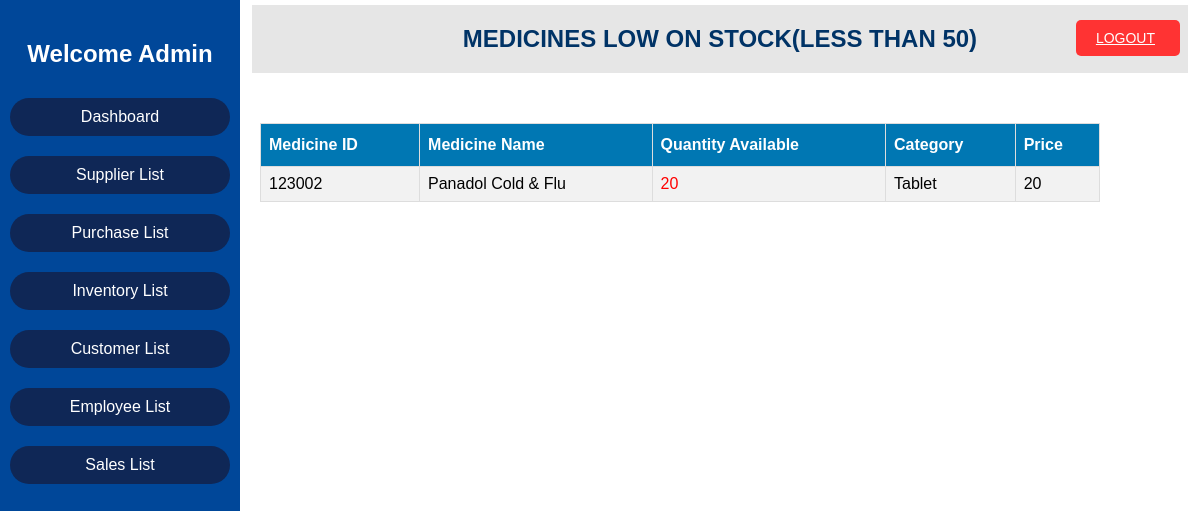
/stockreport.php, run on the app's committed database.
### tables this page shows
CREATE TABLE `meds` (
  `MED_ID` int(6) NOT NULL,
  `MED_NAME` varchar(50) NOT NULL,
  `MED_QTY` int(11) NOT NULL,
  `CATEGORY` varchar(50) NOT NULL,
  `MED_PRICE` int(10) NOT NULL,
  `LOCATION_RACK` varchar(50) NOT NULL
);

### stockreport.php (the view, shortened to what this page needs)
<!DOCTYPE html>
<html>
<head>
    <link rel="stylesheet" type="text/css" href="adminpanel.css">
    <link rel="stylesheet" type="text/css" href="table1.css">
    <link rel="stylesheet" type="text/css" href="form3.css">
</head>
<body>
<header>
    <a href="logout.php" class="logout-button">
        <span class="logout-icon">LOGOUT</span>
    </a>
    </header>
    <div class="sidebar">
        <h2>Welcome Admin</h2>
        <ul>
            <li><a href="adminpanel.php">Dashboard</a></li>
            <li><a href="supplier-view.php">Supplier List</a></li>
            <li><a href="purchase-view.php">Purchase List</a></li>
            <li><a href="inventory-view.php">Inventory List</a></li>
            <li><a href="customer-view.php">Customer List</a></li>
            <li><a href="employee-view.php">Employee List</a></li>
            <li><a href="sales-view.php">Sales List</a></li>
        </ul>
    </div>
    <center>
	<div class="head">
	<h2> MEDICINES LOW ON STOCK(LESS THAN 50)</h2>
	</div>
	</center>
	<table align="right" id="table1" style="margin-right:100px;">
		<tr>
			<th>Medicine ID</th>
			<th>Medicine Name</th>
			<th>Quantity Available</th>
			<th>Category</th>
			<th>Price</th>
		</tr>
	<?php
	include "config.php";
	$result=mysqli_query($conn,"CALL `STOCK`();");
	if ($result->num_rows > 0) {
	while($row = $result->fetch_assoc()) {
	echo "<tr>";
		echo "<td>" . $row["med_id"]. "</td>";
		echo "<td>" . $row["med_name"] . "</td>";
		echo "<td style='color:red;'>" . $row["med_qty"]. "</td>";
		echo "<td>" . $row["category"]. "</td>";
		echo "<td>" . $row["med_price"] . "</td>";
	echo "</tr>";
	}
	echo "</table>";
	}
	?>
</body>
</html>

### adminpanel.css (style rules this page uses)
body { background-color: rgb(255, 255, 255); background: url("img/pharm1.png") no-repeat center center; margin: 0; padding: 0; font-family: Arial, sans-serif; }
.sidebar { height: 100%; width: 20%; position: fixed; top: 0; left: 0; background-color: #004799; color: rgb(255, 255, 255); padding-top: 20px; }
.sidebar h2 { text-align: center; }
.sidebar ul { list-style-type: none; padding: 0; }
.sidebar ul li { padding: 10px; text-align: center; }
.sidebar ul li a { border: 0px solid; background-color: #0f2756; color: rgb(255, 255, 255); text-decoration: none; display: block; padding: 10px; border-radius: 25px; border-collapse: separate; }
div.head { width:78%; font-family:Arial; background-color:#e6e6e6; color:#003366; float:right; margin-top:5px; margin-right:12px; margin-left:500px; top: 0; right: 0; overflow:hidden; }
div.head { width: 78%; font-family: Arial; background-color: #e6e6e6; color: #003366; float: right; margin-top: 5px; margin-right: 12px; margin-left: 500px; top: 0; right: 0; overflow: hidden; }
div.head { width: 78%; font-family: Arial; background-color: #e6e6e6; color: #003366; float: right; margin-top: 5px; margin-right: 12px; margin-left: 500px; top: 10px; right: 0; overflow: hidden; }
.logout-button { position: absolute; top: 20px; right: 20px; background-color: #ff3333; color: #fff; border: none; padding: 10px 20px; border-radius: 5px; cursor: pointer; font-size: 14px; display: flex; align-items: center; }
.logout-button .logout-icon { margin-right: 5px; }

### table1.css (style rules this page uses)
#table1 { font-family: Arial; border-collapse: collapse; margin-top:50px; margin-right:15px; width: 70%; overflow:auto; }
#table1 td, #table1 th { border: 1px solid #ddd; padding: 8px; }
#table1 tr:nth-child(even) { background-color: #f2f2f2; }
#table1 th { padding-top: 12px; padding-bottom: 12px; text-align: left; background-color: #0077b3; color: white; }

### data on the page
meds: MED_ID "123002", MED_NAME "Panadol Cold & Flu", MED_QTY "20", CATEGORY "Tablet", MED_PRICE "20"
